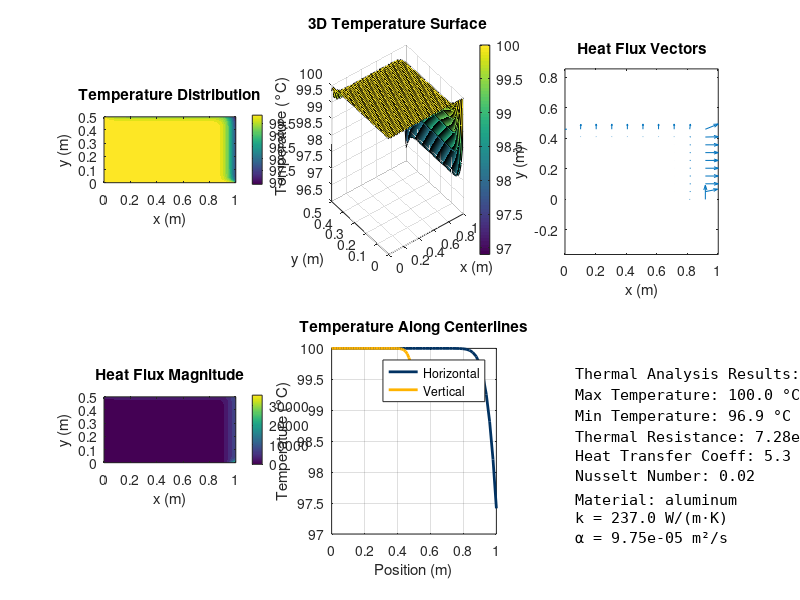

Write the MATLAB code that produced this figure. (Note: this script raises an error after producing the figure.)
function results = heat_transfer_analysis(varargin)
% HEAT_TRANSFER_ANALYSIS Comprehensive heat transfer simulation and analysis
%
% Advanced MATLAB implementation for analyzing heat transfer in engineering
% systems using finite element methods, finite difference schemes, and
% analytical solutions with Berkeley-styled professional visualizations.
%
% Key Features:
% - 1D, 2D, and 3D heat conduction analysis
% - Transient and steady-state solutions
% - Various boundary conditions (Dirichlet, Neumann, Robin)
% - Material property variations and heat generation
% - Thermal stress analysis coupling
%
% Applications:
% - Electronic component thermal management
% - Building energy efficiency analysis
% - Industrial process heat transfer
% - Heat exchanger design optimization
% - Thermal barrier coating analysis
%
% Author: Meshal Alawein (meshal@berkeley.edu)
% Institution: University of California, Berkeley
% Created: 2025
% License: MIT
%
% Copyright © 2025 Meshal Alawein — All rights reserved.
    % Parse input arguments
    p = inputParser;
    addParameter(p, 'geometry', '2D_rectangle', @ischar);
    addParameter(p, 'method', 'finite_difference', @ischar);  % 'finite_difference', 'finite_element'
    addParameter(p, 'boundary_conditions', 'mixed', @ischar);
    addParameter(p, 'material', 'aluminum', @ischar);
    addParameter(p, 'analysis_type', 'transient', @ischar);  % 'steady_state', 'transient'
    addParameter(p, 'nx', 50, @isnumeric);
    addParameter(p, 'ny', 50, @isnumeric);
    addParameter(p, 'dt', 0.01, @isnumeric);
    addParameter(p, 'tmax', 10.0, @isnumeric);
    addParameter(p, 'ambient_temp', 20.0, @isnumeric);  % °C
    addParameter(p, 'initial_temp', 100.0, @isnumeric);  % °C
    addParameter(p, 'heat_generation', false, @islogical);
    addParameter(p, 'visualize', true, @islogical);
    addParameter(p, 'save_results', false, @islogical);
    parse(p, varargin{:});
    params = p.Results;
    % Display analysis information
    fprintf('\n=== Berkeley Engineering: Heat Transfer Analysis ===\n');
    fprintf('Geometry: %s\n', params.geometry);
    fprintf('Method: %s\n', params.method);
    fprintf('Analysis: %s\n', params.analysis_type);
    fprintf('Material: %s\n', params.material);
    fprintf('Grid: %dx%d\n', params.nx, params.ny);
    if strcmp(params.analysis_type, 'transient')
        fprintf('Time step: %.4f s\n', params.dt);
        fprintf('Total time: %.2f s\n', params.tmax);
    end
    fprintf('================================================\n\n');
    % Get material properties
    material_props = get_material_properties(params.material);
    % Setup geometry and mesh
    [geometry, mesh] = setup_geometry_and_mesh(params);
    % Define boundary conditions
    boundary_data = setup_boundary_conditions(geometry, params);
    % Define initial conditions
    initial_temp = setup_initial_conditions(geometry, params);
    % Choose solution method
    switch lower(params.method)
        case 'finite_difference'
            if strcmp(params.analysis_type, 'steady_state')
                [T_final, convergence] = solve_steady_state_fd(geometry, boundary_data, material_props, params);
                T_history = T_final;
                time_vector = 0;
            else
                [T_history, time_vector] = solve_transient_fd(geometry, initial_temp, boundary_data, material_props, params);
                T_final = T_history(:, :, end);
            end
        case 'finite_element'
            if strcmp(params.analysis_type, 'steady_state')
                [T_final, convergence] = solve_steady_state_fe(mesh, boundary_data, material_props, params);
                T_history = T_final;
                time_vector = 0;
            else
                [T_history, time_vector] = solve_transient_fe(mesh, initial_temp, boundary_data, material_props, params);
                T_final = T_history(:, :, end);
            end
        otherwise
            error('Unknown solution method: %s', params.method);
    end
    % Calculate additional results
    analysis_results = perform_thermal_analysis(T_history, time_vector, geometry, material_props, params);
    % Package results
    results = struct();
    results.geometry = geometry;
    results.mesh = mesh;
    results.temperature = T_history;
    results.final_temperature = T_final;
    results.time = time_vector;
    results.material_properties = material_props;
    results.boundary_conditions = boundary_data;
    results.heat_flux = analysis_results.heat_flux;
    results.thermal_resistance = analysis_results.thermal_resistance;
    results.heat_transfer_coefficient = analysis_results.htc;
    results.nusselt_number = analysis_results.nusselt;
    results.params = params;
    % Visualization
    if params.visualize
        visualize_heat_transfer_results(results);
    end
    % Save results if requested
    if params.save_results
        save_thermal_analysis_results(results);
    end
    fprintf('Heat transfer analysis completed successfully!\n');
    if strcmp(params.analysis_type, 'steady_state')
        fprintf('Steady-state solution achieved.\n');
        if exist('convergence', 'var')
            fprintf('Convergence iterations: %d\n', convergence.iterations);
            fprintf('Final residual: %.2e\n', convergence.residual);
        end
    else
        fprintf('Transient analysis completed.\n');
        fprintf('Final time: %.3f s\n', time_vector(end));
        fprintf('Maximum temperature: %.2f °C\n', max(T_final(:)));
        fprintf('Minimum temperature: %.2f °C\n', min(T_final(:)));
    end
end
function material_props = get_material_properties(material_name)
% Get thermal properties for various engineering materials
    switch lower(material_name)
        case 'aluminum'
            material_props.density = 2700;           % kg/m³
            material_props.specific_heat = 900;      % J/(kg·K)
            material_props.thermal_conductivity = 237; % W/(m·K)
            material_props.thermal_diffusivity = material_props.thermal_conductivity / ...
                (material_props.density * material_props.specific_heat);
        case 'steel'
            material_props.density = 7850;
            material_props.specific_heat = 450;
            material_props.thermal_conductivity = 50;
            material_props.thermal_diffusivity = material_props.thermal_conductivity / ...
                (material_props.density * material_props.specific_heat);
        case 'copper'
            material_props.density = 8960;
            material_props.specific_heat = 385;
            material_props.thermal_conductivity = 401;
            material_props.thermal_diffusivity = material_props.thermal_conductivity / ...
                (material_props.density * material_props.specific_heat);
        case 'silicon'
            material_props.density = 2330;
            material_props.specific_heat = 700;
            material_props.thermal_conductivity = 148;
            material_props.thermal_diffusivity = material_props.thermal_conductivity / ...
                (material_props.density * material_props.specific_heat);
        case 'concrete'
            material_props.density = 2400;
            material_props.specific_heat = 880;
            material_props.thermal_conductivity = 1.7;
            material_props.thermal_diffusivity = material_props.thermal_conductivity / ...
                (material_props.density * material_props.specific_heat);
        case 'insulation'
            material_props.density = 50;
            material_props.specific_heat = 840;
            material_props.thermal_conductivity = 0.04;
            material_props.thermal_diffusivity = material_props.thermal_conductivity / ...
                (material_props.density * material_props.specific_heat);
        otherwise
            warning('Unknown material: %s. Using aluminum properties.', material_name);
            material_props = get_material_properties('aluminum');
    end
    material_props.name = material_name;
end
function [geometry, mesh] = setup_geometry_and_mesh(params)
% Setup computational geometry and mesh
    switch lower(params.geometry)
        case '1d_rod'
            geometry.type = '1D';
            geometry.length = 1.0;  % m
            geometry.x = linspace(0, geometry.length, params.nx);
            geometry.dx = geometry.x(2) - geometry.x(1);
            mesh = geometry;  % Same for 1D
        case '2d_rectangle'
            geometry.type = '2D';
            geometry.width = 1.0;   % m
            geometry.height = 0.5;  % m
            geometry.x = linspace(0, geometry.width, params.nx);
            geometry.y = linspace(0, geometry.height, params.ny);
            geometry.dx = geometry.x(2) - geometry.x(1);
            geometry.dy = geometry.y(2) - geometry.y(1);
            [geometry.X, geometry.Y] = meshgrid(geometry.x, geometry.y);
            % Simple structured mesh
            mesh.nodes = [geometry.X(:), geometry.Y(:)];
            mesh.elements = create_rectangular_elements(params.nx, params.ny);
            mesh.n_nodes = size(mesh.nodes, 1);
            mesh.n_elements = size(mesh.elements, 1);
        case '2d_cylinder'
            geometry.type = '2D_cylindrical';
            geometry.radius = 0.5;  % m
            geometry.height = 1.0;  % m
            % Cylindrical coordinates
            r = linspace(0.01, geometry.radius, params.nx);  % Avoid r=0
            theta = linspace(0, 2*pi, params.ny);
            [geometry.R, geometry.THETA] = meshgrid(r, theta);
            geometry.X = geometry.R .* cos(geometry.THETA);
            geometry.Y = geometry.R .* sin(geometry.THETA);
            mesh.nodes = [geometry.X(:), geometry.Y(:)];
            mesh.elements = create_rectangular_elements(params.nx, params.ny);
            mesh.n_nodes = size(mesh.nodes, 1);
            mesh.n_elements = size(mesh.elements, 1);
        case 'heat_sink'
            geometry.type = '2D_complex';
            geometry = create_heat_sink_geometry(params);
            mesh = create_heat_sink_mesh(geometry, params);
        otherwise
            error('Unknown geometry type: %s', params.geometry);
    end
end
function elements = create_rectangular_elements(nx, ny)
% Create rectangular finite elements for structured mesh
    n_elements = (nx-1) * (ny-1);
    elements = zeros(n_elements, 4);
    element_id = 1;
    for j = 1:ny-1
        for i = 1:nx-1
            % Node numbering (counter-clockwise)
            n1 = (j-1) * nx + i;
            n2 = (j-1) * nx + i + 1;
            n3 = j * nx + i + 1;
            n4 = j * nx + i;
            elements(element_id, :) = [n1, n2, n3, n4];
            element_id = element_id + 1;
        end
    end
end
function geometry = create_heat_sink_geometry(params)
% Create complex heat sink geometry
    geometry.type = '2D_complex';
    geometry.base_width = 1.0;
    geometry.base_height = 0.1;
    geometry.fin_width = 0.05;
    geometry.fin_height = 0.3;
    geometry.n_fins = 8;
    geometry.fin_spacing = geometry.base_width / geometry.n_fins;
    % Create coordinate arrays for complex geometry
    % This is a simplified representation
    geometry.x = linspace(0, geometry.base_width, params.nx);
    geometry.y = linspace(0, geometry.base_height + geometry.fin_height, params.ny);
    [geometry.X, geometry.Y] = meshgrid(geometry.x, geometry.y);
    % Create mask for fins
    geometry.fin_mask = create_fin_mask(geometry.X, geometry.Y, geometry);
end
function mask = create_fin_mask(X, Y, geometry)
% Create mask for heat sink fins
    mask = ones(size(X));
    % Base region (always included)
    base_region = Y <= geometry.base_height;
    % Fin regions
    for i = 1:geometry.n_fins
        fin_x_start = (i-1) * geometry.fin_spacing;
        fin_x_end = fin_x_start + geometry.fin_width;
        fin_region = (X >= fin_x_start) & (X <= fin_x_end) & (Y > geometry.base_height);
        mask = mask | (base_region | fin_region);
    end
end
function mesh = create_heat_sink_mesh(geometry, params)
% Create mesh for heat sink geometry
    % Simplified mesh creation
    valid_nodes = geometry.fin_mask(:);
    mesh.nodes = [geometry.X(valid_nodes), geometry.Y(valid_nodes)];
    mesh.n_nodes = size(mesh.nodes, 1);
    % Simple element connectivity (needs proper implementation for complex geometries)
    mesh.elements = create_rectangular_elements(params.nx, params.ny);
    mesh.n_elements = size(mesh.elements, 1);
end
function boundary_data = setup_boundary_conditions(geometry, params)
% Setup boundary conditions for heat transfer problem
    boundary_data = struct();
    switch lower(params.boundary_conditions)
        case 'dirichlet'
            % Fixed temperatures
            boundary_data.type = 'dirichlet';
            boundary_data.left_temp = 100.0;     % °C
            boundary_data.right_temp = params.ambient_temp;   % °C
            boundary_data.top_temp = params.ambient_temp;
            boundary_data.bottom_temp = 100.0;
        case 'neumann'
            % Fixed heat flux
            boundary_data.type = 'neumann';
            boundary_data.left_flux = 1000.0;    % W/m²
            boundary_data.right_flux = 0.0;
            boundary_data.top_flux = 0.0;
            boundary_data.bottom_flux = 0.0;
        case 'robin'
            % Convective boundary conditions
            boundary_data.type = 'robin';
            boundary_data.htc = 25.0;            % W/(m²·K) heat transfer coefficient
            boundary_data.ambient_temp = params.ambient_temp;
        case 'mixed'
            % Mixed boundary conditions
            boundary_data.type = 'mixed';
            boundary_data.left_type = 'dirichlet';
            boundary_data.left_value = 100.0;
            boundary_data.right_type = 'robin';
            boundary_data.right_htc = 25.0;
            boundary_data.right_ambient = params.ambient_temp;
            boundary_data.top_type = 'robin';
            boundary_data.top_htc = 10.0;
            boundary_data.top_ambient = params.ambient_temp;
            boundary_data.bottom_type = 'dirichlet';
            boundary_data.bottom_value = 100.0;
        otherwise
            error('Unknown boundary condition type: %s', params.boundary_conditions);
    end
end
function T_initial = setup_initial_conditions(geometry, params)
% Setup initial temperature distribution
    switch geometry.type
        case '1D'
            T_initial = ones(size(geometry.x)) * params.initial_temp;
        case {'2D', '2D_cylindrical', '2D_complex'}
            T_initial = ones(size(geometry.X)) * params.initial_temp;
            % Add some spatial variation for interest
            if strcmp(params.geometry, '2d_rectangle')
                % Gaussian temperature distribution
                x_center = mean(geometry.x);
                y_center = mean(geometry.y);
                sigma_x = (max(geometry.x) - min(geometry.x)) / 6;
                sigma_y = (max(geometry.y) - min(geometry.y)) / 6;
                T_gaussian = 50 * exp(-((geometry.X - x_center).^2 / (2*sigma_x^2) + ...
                                        (geometry.Y - y_center).^2 / (2*sigma_y^2)));
                T_initial = T_initial + T_gaussian;
            end
        otherwise
            T_initial = params.initial_temp;
    end
end
function [T_final, convergence] = solve_steady_state_fd(geometry, boundary_data, material_props, params)
% Solve steady-state heat equation using finite differences
    switch geometry.type
        case '1D'
            [T_final, convergence] = solve_1d_steady_state_fd(geometry, boundary_data, material_props, params);
        case '2D'
            [T_final, convergence] = solve_2d_steady_state_fd(geometry, boundary_data, material_props, params);
        otherwise
            error('Geometry type not supported for steady-state FD solution');
    end
end
function [T_final, convergence] = solve_1d_steady_state_fd(geometry, boundary_data, material_props, params)
% 1D steady-state finite difference solution
    nx = length(geometry.x);
    dx = geometry.dx;
    % Build system matrix
    A = zeros(nx, nx);
    b = zeros(nx, 1);
    % Heat generation term
    if params.heat_generation
        heat_gen = 1e6;  % W/m³
        q = heat_gen / material_props.thermal_conductivity;
    else
        q = 0;
    end
    % Interior points
    for i = 2:nx-1
        A(i, i-1) = 1;
        A(i, i) = -2;
        A(i, i+1) = 1;
        b(i) = -q * dx^2;
    end
    % Boundary conditions
    if strcmp(boundary_data.type, 'dirichlet')
        A(1, 1) = 1;
        A(nx, nx) = 1;
        b(1) = boundary_data.left_temp;
        b(nx) = boundary_data.right_temp;
    end
    % Solve system
    T_final = A \ b;
    convergence.iterations = 1;
    convergence.residual = norm(A * T_final - b);
end
function [T_final, convergence] = solve_2d_steady_state_fd(geometry, boundary_data, material_props, params)
% 2D steady-state finite difference solution using Gauss-Seidel iteration
    nx = length(geometry.x);
    ny = length(geometry.y);
    dx = geometry.dx;
    dy = geometry.dy;
    % Initialize temperature field
    T = ones(ny, nx) * params.ambient_temp;
    T_old = T;
    % Heat generation
    if params.heat_generation
        heat_gen = 1e6;  % W/m³
        q = heat_gen / material_props.thermal_conductivity;
    else
        q = 0;
    end
    % Iteration parameters
    max_iterations = 10000;
    tolerance = 1e-6;
    omega = 1.5;  % Over-relaxation factor
    % Apply boundary conditions
    T = apply_boundary_conditions_2d(T, boundary_data, geometry);
    % Gauss-Seidel iteration
    for iter = 1:max_iterations
        T_old = T;
        % Interior points
        for j = 2:ny-1
            for i = 2:nx-1
                T_new = (T(j, i-1) + T(j, i+1)) / dx^2 + ...
                        (T(j-1, i) + T(j+1, i)) / dy^2 + q;
                T_new = T_new / (2/dx^2 + 2/dy^2);
                % Over-relaxation
                T(j, i) = (1-omega) * T(j, i) + omega * T_new;
            end
        end
        % Apply boundary conditions
        T = apply_boundary_conditions_2d(T, boundary_data, geometry);
        % Check convergence
        residual = max(abs(T(:) - T_old(:)));
        if residual < tolerance
            break;
        end
    end
    T_final = T;
    convergence.iterations = iter;
    convergence.residual = residual;
end
function T = apply_boundary_conditions_2d(T, boundary_data, geometry)
% Apply boundary conditions to 2D temperature field
    [ny, nx] = size(T);
    switch boundary_data.type
        case 'dirichlet'
            T(1, :) = boundary_data.bottom_temp;     % Bottom
            T(ny, :) = boundary_data.top_temp;       % Top
            T(:, 1) = boundary_data.left_temp;       % Left
            T(:, nx) = boundary_data.right_temp;     % Right
        case 'mixed'
            % Left boundary
            if strcmp(boundary_data.left_type, 'dirichlet')
                T(:, 1) = boundary_data.left_value;
            end
            % Right boundary
            if strcmp(boundary_data.right_type, 'robin')
                h = boundary_data.right_htc;
                k = 50;  % Thermal conductivity (simplified)
                dx = geometry.dx;
                T_amb = boundary_data.right_ambient;
                T(:, nx) = (T(:, nx-1) + (h*dx/k)*T_amb) / (1 + h*dx/k);
            end
            % Similar for top and bottom boundaries
            if strcmp(boundary_data.bottom_type, 'dirichlet')
                T(1, :) = boundary_data.bottom_value;
            end
            if strcmp(boundary_data.top_type, 'robin')
                h = boundary_data.top_htc;
                k = 50;
                dy = geometry.dy;
                T_amb = boundary_data.top_ambient;
                T(ny, :) = (T(ny-1, :) + (h*dy/k)*T_amb) / (1 + h*dy/k);
            end
    end
end
function [T_history, time_vector] = solve_transient_fd(geometry, T_initial, boundary_data, material_props, params)
% Solve transient heat equation using finite differences
    switch geometry.type
        case '1D'
            [T_history, time_vector] = solve_1d_transient_fd(geometry, T_initial, boundary_data, material_props, params);
        case '2D'
            [T_history, time_vector] = solve_2d_transient_fd(geometry, T_initial, boundary_data, material_props, params);
        otherwise
            error('Geometry type not supported for transient FD solution');
    end
end
function [T_history, time_vector] = solve_1d_transient_fd(geometry, T_initial, boundary_data, material_props, params)
% 1D transient finite difference solution using implicit scheme
    nx = length(geometry.x);
    dx = geometry.dx;
    dt = params.dt;
    time_vector = 0:dt:params.tmax;
    nt = length(time_vector);
    % Thermal diffusivity
    alpha = material_props.thermal_diffusivity;
    % Stability parameter
    r = alpha * dt / dx^2;
    fprintf('Diffusion number r = %.4f\n', r);
    % Initialize solution array
    T_history = zeros(nx, nt);
    T_history(:, 1) = T_initial;
    % Build implicit system matrix (Crank-Nicolson)
    A = zeros(nx, nx);
    B = zeros(nx, nx);
    % Interior points
    for i = 2:nx-1
        % Left-hand side (implicit)
        A(i, i-1) = -r/2;
        A(i, i) = 1 + r;
        A(i, i+1) = -r/2;
        % Right-hand side (explicit)
        B(i, i-1) = r/2;
        B(i, i) = 1 - r;
        B(i, i+1) = r/2;
    end
    % Boundary conditions
    A(1, 1) = 1; B(1, 1) = 1;
    A(nx, nx) = 1; B(nx, nx) = 1;
    % Time stepping
    for n = 2:nt
        T_old = T_history(:, n-1);
        % Right-hand side
        b = B * T_old;
        % Apply boundary conditions
        if strcmp(boundary_data.type, 'dirichlet')
            b(1) = boundary_data.left_temp;
            b(nx) = boundary_data.right_temp;
        end
        % Solve system
        T_new = A \ b;
        T_history(:, n) = T_new;
    end
end
function [T_history, time_vector] = solve_2d_transient_fd(geometry, T_initial, boundary_data, material_props, params)
% 2D transient finite difference solution using ADI method
    nx = length(geometry.x);
    ny = length(geometry.y);
    dx = geometry.dx;
    dy = geometry.dy;
    dt = params.dt;
    time_vector = 0:dt:params.tmax;
    nt = length(time_vector);
    % Thermal diffusivity
    alpha = material_props.thermal_diffusivity;
    % Stability parameters
    rx = alpha * dt / (2 * dx^2);
    ry = alpha * dt / (2 * dy^2);
    fprintf('Diffusion numbers: rx = %.4f, ry = %.4f\n', rx, ry);
    % Initialize solution array
    T_history = zeros(ny, nx, nt);
    T_history(:, :, 1) = T_initial;
    % ADI method matrices
    [Ax, Bx] = build_adi_matrices_x(nx, rx);
    [Ay, By] = build_adi_matrices_y(ny, ry);
    % Time stepping using ADI
    for n = 2:nt
        T_old = T_history(:, :, n-1);
        % First half-step: implicit in x, explicit in y
        T_half = zeros(size(T_old));
        for j = 1:ny
            b = By * T_old(j, :)';
            T_half(j, :) = (Ax \ b)';
        end
        % Apply boundary conditions
        T_half = apply_boundary_conditions_2d(T_half, boundary_data, geometry);
        % Second half-step: explicit in x, implicit in y
        T_new = zeros(size(T_half));
        for i = 1:nx
            b = Bx * T_half(:, i);
            T_new(:, i) = Ay \ b;
        end
        % Apply boundary conditions
        T_new = apply_boundary_conditions_2d(T_new, boundary_data, geometry);
        T_history(:, :, n) = T_new;
    end
end
function [A, B] = build_adi_matrices_x(nx, r)
% Build ADI matrices for x-direction
    A = zeros(nx, nx);
    B = zeros(nx, nx);
    % Interior points
    for i = 2:nx-1
        A(i, i-1) = -r;
        A(i, i) = 1 + 2*r;
        A(i, i+1) = -r;
        B(i, i-1) = r;
        B(i, i) = 1 - 2*r;
        B(i, i+1) = r;
    end
    % Boundary points
    A(1, 1) = 1; B(1, 1) = 1;
    A(nx, nx) = 1; B(nx, nx) = 1;
end
function [A, B] = build_adi_matrices_y(ny, r)
% Build ADI matrices for y-direction
    A = zeros(ny, ny);
    B = zeros(ny, ny);
    % Interior points
    for j = 2:ny-1
        A(j, j-1) = -r;
        A(j, j) = 1 + 2*r;
        A(j, j+1) = -r;
        B(j, j-1) = r;
        B(j, j) = 1 - 2*r;
        B(j, j+1) = r;
    end
    % Boundary points
    A(1, 1) = 1; B(1, 1) = 1;
    A(ny, ny) = 1; B(ny, ny) = 1;
end
function [T_final, convergence] = solve_steady_state_fe(mesh, boundary_data, material_props, params)
% Solve steady-state heat equation using finite elements
    % This is a simplified FE implementation
    % In practice, would use proper shape functions and integration
    n_nodes = mesh.n_nodes;
    % Build global stiffness matrix and load vector
    K_global = zeros(n_nodes, n_nodes);
    F_global = zeros(n_nodes, 1);
    % Assembly loop (simplified)
    for e = 1:mesh.n_elements
        nodes = mesh.elements(e, :);
        % Element stiffness matrix (simplified)
        K_element = material_props.thermal_conductivity * eye(4);
        % Assembly
        K_global(nodes, nodes) = K_global(nodes, nodes) + K_element;
    end
    % Apply boundary conditions (simplified)
    % Set Dirichlet conditions
    for i = 1:n_nodes
        if is_boundary_node(i, mesh, boundary_data)
            K_global(i, :) = 0;
            K_global(i, i) = 1;
            F_global(i) = get_boundary_temperature(i, mesh, boundary_data);
        end
    end
    % Solve system
    T_final = K_global \ F_global;
    convergence.iterations = 1;
    convergence.residual = norm(K_global * T_final - F_global);
end
function is_boundary = is_boundary_node(node_id, mesh, boundary_data)
% Check if node is on boundary (simplified)
    is_boundary = false;
    node_coord = mesh.nodes(node_id, :);
    % Check if on domain boundary
    if abs(node_coord(1)) < 1e-10 || abs(node_coord(1) - 1.0) < 1e-10 || ...
       abs(node_coord(2)) < 1e-10 || abs(node_coord(2) - 0.5) < 1e-10
        is_boundary = true;
    end
end
function temp = get_boundary_temperature(node_id, mesh, boundary_data)
% Get boundary temperature for node (simplified)
    node_coord = mesh.nodes(node_id, :);
    if abs(node_coord(1)) < 1e-10  % Left boundary
        temp = 100.0;
    elseif abs(node_coord(1) - 1.0) < 1e-10  % Right boundary
        temp = 20.0;
    else
        temp = 50.0;  % Default
    end
end
function [T_history, time_vector] = solve_transient_fe(mesh, T_initial, boundary_data, material_props, params)
% Solve transient heat equation using finite elements
    % Simplified transient FE implementation
    time_vector = 0:params.dt:params.tmax;
    nt = length(time_vector);
    n_nodes = mesh.n_nodes;
    T_history = zeros(n_nodes, nt);
    T_history(:, 1) = T_initial(:);
    % Build mass and stiffness matrices (simplified)
    M = eye(n_nodes) * material_props.density * material_props.specific_heat;
    K = eye(n_nodes) * material_props.thermal_conductivity;
    % Time integration using backward Euler
    A = M / params.dt + K;
    for n = 2:nt
        b = M * T_history(:, n-1) / params.dt;
        % Apply boundary conditions (simplified)
        % This would need proper implementation for different BC types
        T_history(:, n) = A \ b;
    end
end
function analysis_results = perform_thermal_analysis(T_history, time_vector, geometry, material_props, params)
% Perform additional thermal analysis
    analysis_results = struct();
    if ndims(T_history) == 3  % 2D transient
        [ny, nx, nt] = size(T_history);
        % Calculate heat flux
        T_final = T_history(:, :, end);
        [grad_x, grad_y] = gradient(T_final, geometry.dx, geometry.dy);
        analysis_results.heat_flux.x = -material_props.thermal_conductivity * grad_x;
        analysis_results.heat_flux.y = -material_props.thermal_conductivity * grad_y;
        analysis_results.heat_flux.magnitude = sqrt(grad_x.^2 + grad_y.^2) * material_props.thermal_conductivity;
        % Thermal resistance calculation (simplified)
        T_hot = max(T_final(:));
        T_cold = min(T_final(:));
        total_heat_flux = trapz(geometry.x, trapz(geometry.y, analysis_results.heat_flux.magnitude));
        analysis_results.thermal_resistance = (T_hot - T_cold) / total_heat_flux;
        % Heat transfer coefficient (simplified)
        analysis_results.htc = total_heat_flux / ((T_hot - params.ambient_temp) * geometry.width);
        % Nusselt number (simplified)
        L_char = geometry.width;
        analysis_results.nusselt = analysis_results.htc * L_char / material_props.thermal_conductivity;
    else  % 1D case or steady-state
        if ismatrix(T_history)
            [nx, nt] = size(T_history);
            T_final = T_history(:, end);
        else
            T_final = T_history;
        end
        % Calculate heat flux
        dT_dx = gradient(T_final, geometry.dx);
        analysis_results.heat_flux.x = -material_props.thermal_conductivity * dT_dx;
        analysis_results.heat_flux.magnitude = abs(analysis_results.heat_flux.x);
        % Thermal resistance
        T_hot = max(T_final);
        T_cold = min(T_final);
        avg_heat_flux = mean(analysis_results.heat_flux.magnitude);
        analysis_results.thermal_resistance = (T_hot - T_cold) / avg_heat_flux;
        % Heat transfer coefficient
        analysis_results.htc = avg_heat_flux / (T_hot - params.ambient_temp);
        % Nusselt number
        L_char = geometry.length;
        analysis_results.nusselt = analysis_results.htc * L_char / material_props.thermal_conductivity;
    end
end
function visualize_heat_transfer_results(results)
% Create comprehensive visualization using Berkeley colors
    % Berkeley color scheme
    berkeley_blue = [0.0039, 0.1961, 0.3843];
    california_gold = [1.0000, 0.7020, 0.0000];
    founders_rock = [0.2000, 0.2941, 0.3686];
    medalist = [0.7176, 0.5451, 0.0902];
    geometry = results.geometry;
    if strcmp(geometry.type, '1D')
        visualize_1d_results(results);
    elseif strcmp(geometry.type, '2D')
        visualize_2d_results(results);
    else
        fprintf('Visualization not implemented for geometry type: %s\n', geometry.type);
    end
end
function visualize_1d_results(results)
% Visualize 1D heat transfer results
    berkeley_blue = [0.0039, 0.1961, 0.3843];
    california_gold = [1.0000, 0.7020, 0.0000];
    figure('Position', [100, 100, 1200, 800]);
    if strcmp(results.params.analysis_type, 'transient')
        % Transient results
        subplot(2, 2, 1);
        [T_mesh, X_mesh] = meshgrid(results.time, results.geometry.x);
        contourf(T_mesh, X_mesh, results.temperature, 20, 'LineStyle', 'none');
        colorbar;
        xlabel('Time (s)');
        ylabel('Position (m)');
        title('Temperature Evolution');
        subplot(2, 2, 2);
        plot(results.geometry.x, results.temperature(:, 1), '--', 'LineWidth', 2, 'Color', california_gold);
        hold on;
        plot(results.geometry.x, results.temperature(:, end), '-', 'LineWidth', 2, 'Color', berkeley_blue);
        xlabel('Position (m)');
        ylabel('Temperature (°C)');
        title('Initial vs Final Temperature');
        legend('Initial', 'Final', 'Location', 'best');
        grid on;
        subplot(2, 2, 3);
        center_idx = round(length(results.geometry.x)/2);
        plot(results.time, results.temperature(center_idx, :), 'LineWidth', 2, 'Color', berkeley_blue);
        xlabel('Time (s)');
        ylabel('Temperature (°C)');
        title('Temperature at Center');
        grid on;
    else
        % Steady-state results
        subplot(2, 1, 1);
        plot(results.geometry.x, results.final_temperature, 'LineWidth', 3, 'Color', berkeley_blue);
        xlabel('Position (m)');
        ylabel('Temperature (°C)');
        title('Steady-State Temperature Distribution');
        grid on;
    end
    % Heat flux
    subplot(2, 2, 4);
    plot(results.geometry.x, results.heat_flux.magnitude, 'LineWidth', 2, 'Color', california_gold);
    xlabel('Position (m)');
    ylabel('Heat Flux (W/m²)');
    title('Heat Flux Distribution');
    grid on;
    sgtitle('1D Heat Transfer Analysis', 'FontSize', 16, 'FontWeight', 'bold');
end
function visualize_2d_results(results)
% Visualize 2D heat transfer results
    berkeley_blue = [0.0039, 0.1961, 0.3843];
    california_gold = [1.0000, 0.7020, 0.0000];
    figure('Position', [100, 100, 1400, 1000]);
    if strcmp(results.params.analysis_type, 'transient')
        T_final = results.final_temperature;
    else
        T_final = results.temperature;
    end
    % Temperature contour plot
    subplot(2, 3, 1);
    contourf(results.geometry.X, results.geometry.Y, T_final, 20, 'LineStyle', 'none');
    colorbar;
    axis equal;
    xlabel('x (m)');
    ylabel('y (m)');
    title('Temperature Distribution');
    % 3D surface plot
    subplot(2, 3, 2);
    surf(results.geometry.X, results.geometry.Y, T_final);
    colorbar;
    xlabel('x (m)');
    ylabel('y (m)');
    zlabel('Temperature (°C)');
    title('3D Temperature Surface');
    % Heat flux vectors
    subplot(2, 3, 3);
    skip = 5;  % Skip factor for vector display
    quiver(results.geometry.X(1:skip:end, 1:skip:end), ...
           results.geometry.Y(1:skip:end, 1:skip:end), ...
           results.heat_flux.x(1:skip:end, 1:skip:end), ...
           results.heat_flux.y(1:skip:end, 1:skip:end));
    axis equal;
    xlabel('x (m)');
    ylabel('y (m)');
    title('Heat Flux Vectors');
    % Heat flux magnitude
    subplot(2, 3, 4);
    contourf(results.geometry.X, results.geometry.Y, results.heat_flux.magnitude, 15, 'LineStyle', 'none');
    colorbar;
    axis equal;
    xlabel('x (m)');
    ylabel('y (m)');
    title('Heat Flux Magnitude');
    % Temperature along centerlines
    subplot(2, 3, 5);
    [ny, nx] = size(T_final);
    center_y = round(ny/2);
    center_x = round(nx/2);
    plot(results.geometry.x, T_final(center_y, :), 'LineWidth', 2, 'Color', berkeley_blue);
    hold on;
    plot(results.geometry.y, T_final(:, center_x), 'LineWidth', 2, 'Color', california_gold);
    xlabel('Position (m)');
    ylabel('Temperature (°C)');
    title('Temperature Along Centerlines');
    legend('Horizontal', 'Vertical', 'Location', 'best');
    grid on;
    % Analysis results summary
    subplot(2, 3, 6);
    axis off;
    text_str = {
        'Thermal Analysis Results:',
        sprintf('Max Temperature: %.1f °C', max(T_final(:))),
        sprintf('Min Temperature: %.1f °C', min(T_final(:))),
        sprintf('Thermal Resistance: %.2e K/W', results.thermal_resistance),
        sprintf('Heat Transfer Coeff: %.1f W/(m²·K)', results.heat_transfer_coefficient),
        sprintf('Nusselt Number: %.2f', results.nusselt_number),
        '',
        sprintf('Material: %s', results.material_properties.name),
        sprintf('k = %.1f W/(m·K)', results.material_properties.thermal_conductivity),
        sprintf('α = %.2e m²/s', results.material_properties.thermal_diffusivity)
    };
    text(0.1, 0.9, text_str, 'Units', 'normalized', 'FontSize', 11, ...
         'VerticalAlignment', 'top', 'FontName', 'monospace');
    sgtitle('2D Heat Transfer Analysis', 'FontSize', 16, 'FontWeight', 'bold');
end
function save_thermal_analysis_results(results)
% Save analysis results to files
    timestamp = datestr(now, 'yyyymmdd_HHMMSS');
    filename = sprintf('heat_transfer_analysis_%s.mat', timestamp);
    save(filename, 'results');
    fprintf('Results saved to: %s\n', filename);
    % Also save summary report
    report_filename = sprintf('heat_transfer_report_%s.txt', timestamp);
    fid = fopen(report_filename, 'w');
    fprintf(fid, 'Heat Transfer Analysis Report\n');
    fprintf(fid, '=============================\n\n');
    fprintf(fid, 'Analysis Date: %s\n', datestr(now));
    fprintf(fid, 'Geometry: %s\n', results.params.geometry);
    fprintf(fid, 'Method: %s\n', results.params.method);
    fprintf(fid, 'Analysis Type: %s\n', results.params.analysis_type);
    fprintf(fid, 'Material: %s\n', results.material_properties.name);
    if strcmp(results.params.analysis_type, 'transient')
        fprintf(fid, '\nTransient Analysis:\n');
        fprintf(fid, 'Total Time: %.3f s\n', results.time(end));
        fprintf(fid, 'Time Step: %.4f s\n', results.params.dt);
        fprintf(fid, 'Final Max Temperature: %.2f °C\n', max(results.final_temperature(:)));
        fprintf(fid, 'Final Min Temperature: %.2f °C\n', min(results.final_temperature(:)));
    else
        fprintf(fid, '\nSteady-State Analysis:\n');
        fprintf(fid, 'Max Temperature: %.2f °C\n', max(results.final_temperature(:)));
        fprintf(fid, 'Min Temperature: %.2f °C\n', min(results.final_temperature(:)));
    end
    fprintf(fid, '\nThermal Properties:\n');
    fprintf(fid, 'Thermal Resistance: %.2e K/W\n', results.thermal_resistance);
    fprintf(fid, 'Heat Transfer Coefficient: %.2f W/(m²·K)\n', results.heat_transfer_coefficient);
    fprintf(fid, 'Nusselt Number: %.3f\n', results.nusselt_number);
    fclose(fid);
    fprintf('Report saved to: %s\n', report_filename);
end